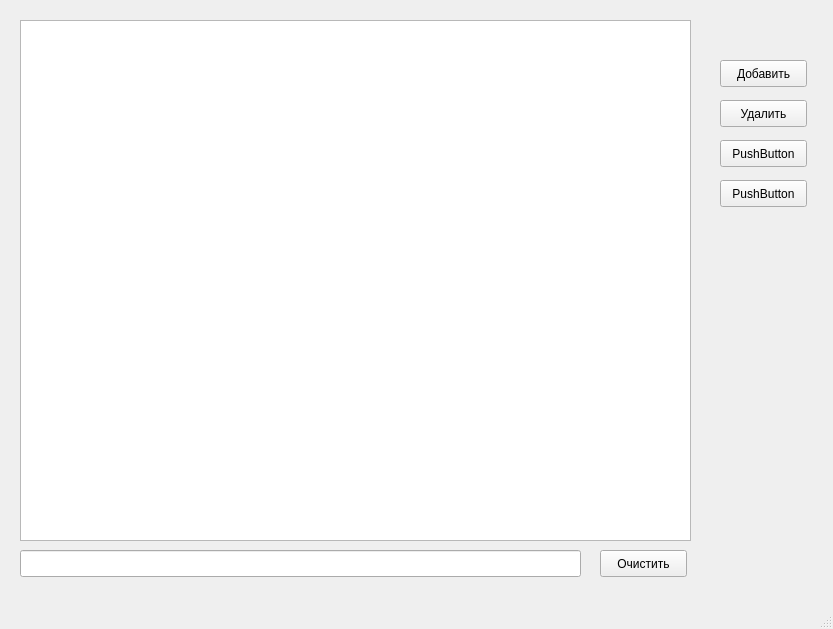
<?xml version="1.0" encoding="UTF-8"?>
<ui version="4.0">
 <class>MainWindow</class>
 <widget class="QMainWindow" name="MainWindow">
  <property name="geometry">
   <rect>
    <x>0</x>
    <y>0</y>
    <width>833</width>
    <height>629</height>
   </rect>
  </property>
  <property name="windowTitle">
   <string>Просмотр PABD</string>
  </property>
  <widget class="QWidget" name="centralwidget">
   <widget class="QTableView" name="tableView">
    <property name="geometry">
     <rect>
      <x>20</x>
      <y>20</y>
      <width>671</width>
      <height>521</height>
     </rect>
    </property>
   </widget>
   <widget class="QLineEdit" name="editSearch">
    <property name="geometry">
     <rect>
      <x>20</x>
      <y>550</y>
      <width>561</width>
      <height>27</height>
     </rect>
    </property>
   </widget>
   <widget class="QPushButton" name="buttonClear">
    <property name="geometry">
     <rect>
      <x>600</x>
      <y>550</y>
      <width>87</width>
      <height>27</height>
     </rect>
    </property>
    <property name="text">
     <string>Очистить</string>
    </property>
   </widget>
   <widget class="QPushButton" name="addButton">
    <property name="geometry">
     <rect>
      <x>720</x>
      <y>60</y>
      <width>87</width>
      <height>27</height>
     </rect>
    </property>
    <property name="text">
     <string>Добавить</string>
    </property>
   </widget>
   <widget class="QPushButton" name="deleteButton">
    <property name="geometry">
     <rect>
      <x>720</x>
      <y>100</y>
      <width>87</width>
      <height>27</height>
     </rect>
    </property>
    <property name="text">
     <string>Удалить</string>
    </property>
   </widget>
   <widget class="QPushButton" name="pushButton_3">
    <property name="geometry">
     <rect>
      <x>720</x>
      <y>140</y>
      <width>87</width>
      <height>27</height>
     </rect>
    </property>
    <property name="text">
     <string>PushButton</string>
    </property>
   </widget>
   <widget class="QPushButton" name="pushButton_4">
    <property name="geometry">
     <rect>
      <x>720</x>
      <y>180</y>
      <width>87</width>
      <height>27</height>
     </rect>
    </property>
    <property name="text">
     <string>PushButton</string>
    </property>
   </widget>
  </widget>
  <widget class="QMenuBar" name="menubar">
   <property name="geometry">
    <rect>
     <x>0</x>
     <y>0</y>
     <width>833</width>
     <height>24</height>
    </rect>
   </property>
  </widget>
  <widget class="QStatusBar" name="statusbar"/>
 </widget>
 <resources/>
 <connections/>
</ui>
